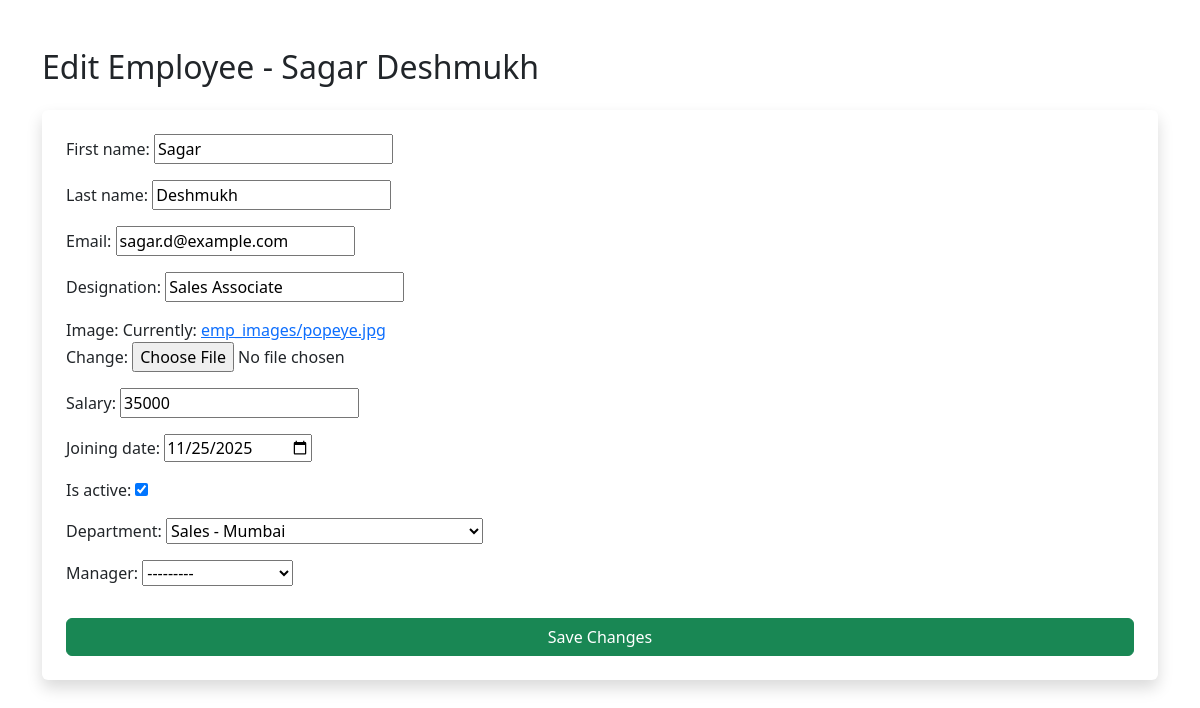
/employee/edit/3/, run on the app's committed database.
### employees/models.py (models this page shows)
class Employee(models.Model):
    first_name = models.CharField(max_length=50)
    last_name = models.CharField(max_length=50)
    email = models.EmailField(unique=True)
    designation = models.CharField(max_length=50)
    image=models.ImageField(upload_to='emp_images',default='default.jpg')
    salary = models.IntegerField()
    joining_date = models.DateField()
    is_active = models.BooleanField(default=True)
    department = models.ForeignKey(Department, on_delete=models.SET_NULL, blank=True, null=True)
    manager = models.ForeignKey("self", on_delete=models.SET_NULL, blank=True, null=True)
    def __str__(self):
        return f"{self.first_name} {self.last_name}"
    def full_name(self):
        return f"{self.first_name} {self.last_name}"

### employees/views.py (the view)
# urls.py: path('edit/<int:id>/', views.edit_employee, name='edit_employee'),
def edit_employee(request, id):
    employee = get_object_or_404(Employee, id=id)
    if request.method == 'POST':
        form = EmployeeForm(request.POST, request.FILES, instance=employee)
        if form.is_valid():
            form.save()
            return redirect('employee_detail', id=employee.id)
    else:
        form = EmployeeForm(instance=employee)
    context = {'form': form, 'employee': employee}
    return render(request, 'edit_employee.html', context)

### employees/forms.py
class EmployeeForm(forms.ModelForm):
    class Meta:
        model=Employee
        fields="__all__"
        widgets={
            'joining_date':forms.DateInput(attrs={'type':'date'})
        }

### employees/models.py (called while the page is built)
    def __str__(self):
        return f"{self.name} - {self.location}"

### templates/edit_employee.html (shortened to what this page needs)
{% load static %}
<!DOCTYPE html>
<html>
<head>
    <link rel="stylesheet" href="https://cdn.jsdelivr.net/npm/bootstrap@5.3.2/dist/css/bootstrap.min.css">
</head>
<body class="container mt-5">
    <h2 class="mb-4">Edit Employee - {{ employee.full_name }}</h2>
    <form method="POST" enctype="multipart/form-data" class="shadow p-4 rounded bg-white">
        {{ form.as_p }}
        <button type="submit" class="btn btn-success w-100 mt-3">Save Changes</button>
    </form>
</body>
</html>

### data on the page
Employee: full_name "Sagar Deshmukh", first_name "Sagar", last_name "Deshmukh", email "sagar.d@example.com", designation "Sales Associate", salary "35000", joining_date "11/25/2025", is_active "☑", department "Sales - Mumbai", manager "---------"
